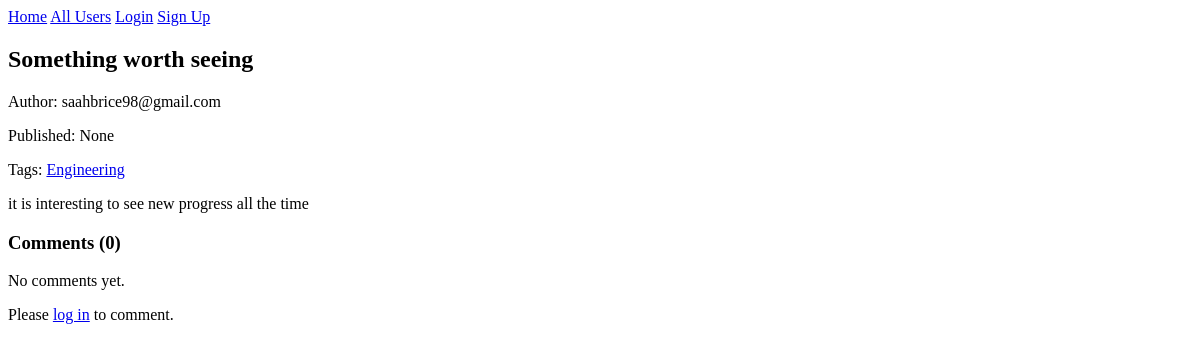
Page /articles/4/ on the earlier database version.
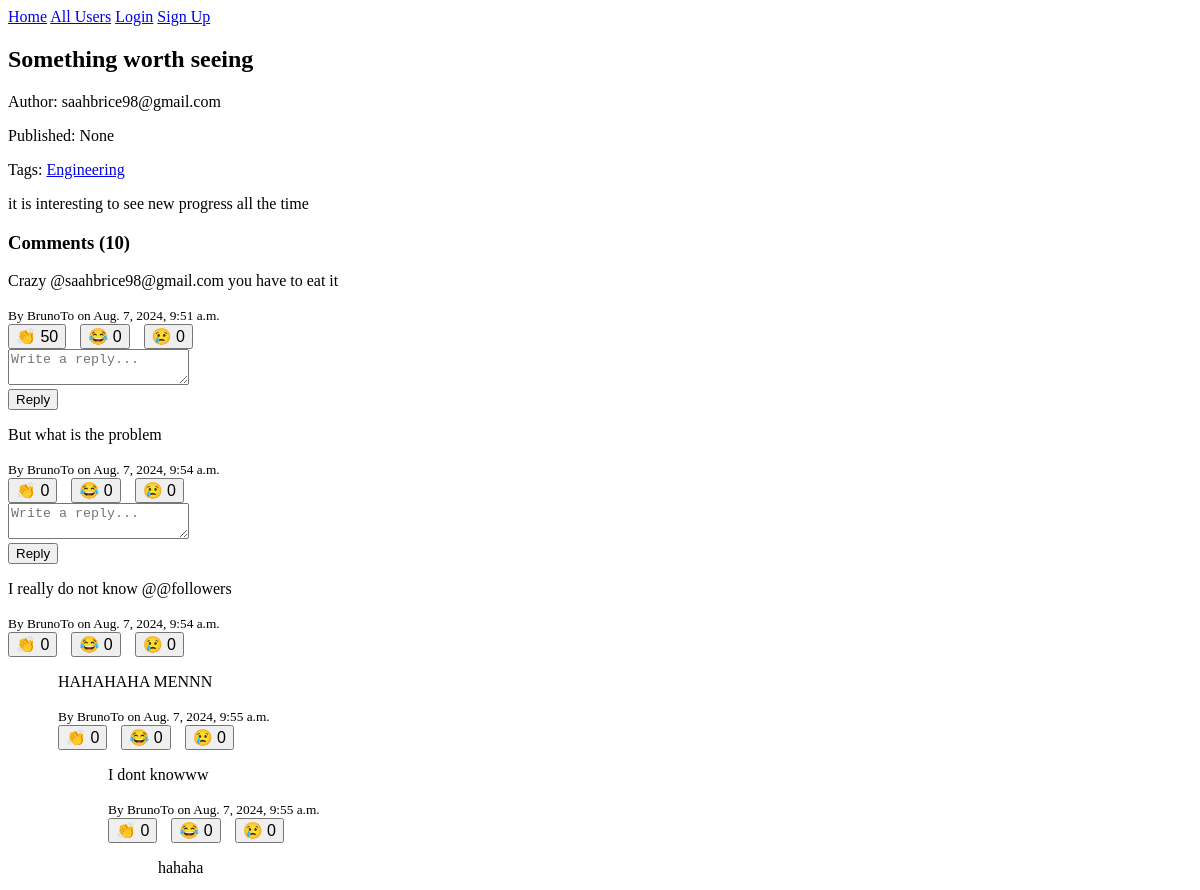
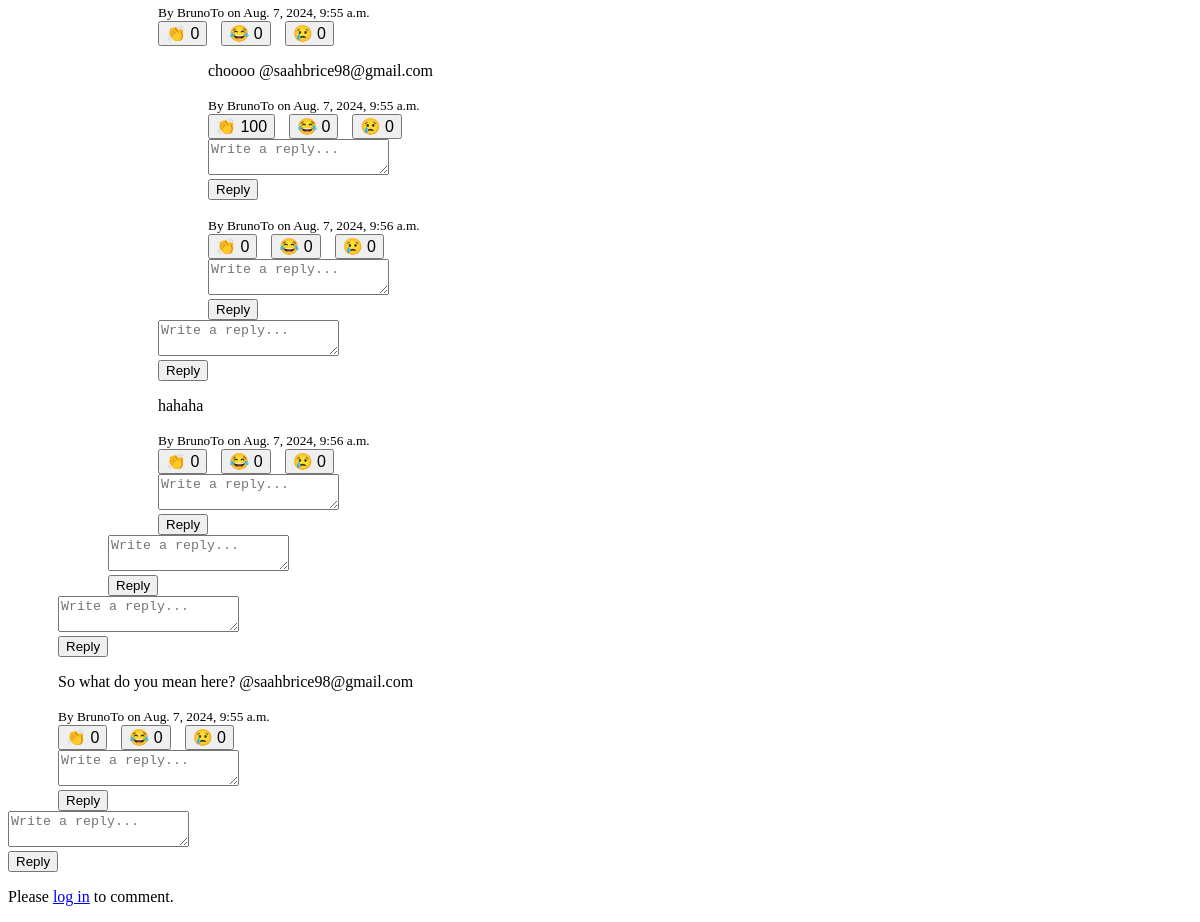
Same page on the later database version (2 pictures, top to bottom).
### articles/models.py (models this page shows, shortened)
class Article(models.Model):
    title = models.CharField(max_length=200)
    content = models.TextField()
    author = models.ForeignKey(settings.AUTH_USER_MODEL, on_delete=models.CASCADE)
    created_at = models.DateTimeField(auto_now_add=True)
    updated_at = models.DateTimeField(auto_now=True)
    published_at = models.DateTimeField(null=True, blank=True)
    status = models.CharField(max_length=10, choices=[('draft', 'Draft'), ('published', 'Published')], default='draft')
    language = models.CharField(max_length=2, choices=[('EN', 'English'), ('FR', 'French')])
    tags = TaggableManager()
    bookmarks = models.ManyToManyField(settings.AUTH_USER_MODEL, related_name='bookmarked_articles', blank=True)
    @property
    def comment_count(self):
        return self.comments.count()

class Comment(models.Model):
    article = models.ForeignKey(Article, on_delete=models.CASCADE, related_name='comments')
    author = models.ForeignKey(settings.AUTH_USER_MODEL, on_delete=models.CASCADE)
    content = models.TextField()
    created_at = models.DateTimeField(auto_now_add=True)
    parent = models.ForeignKey('self', null=True, blank=True, on_delete=models.CASCADE, related_name='replies')
    mentioned_users = models.ManyToManyField(settings.AUTH_USER_MODEL, through='Mention', related_name='mentioned_in')
    @property
    def clap_count(self):
        return self.reactions.filter(reaction_type='clap').aggregate(total=models.Sum('count'))['total'] or 0
    @property
    def laugh_count(self):
        return self.reactions.filter(reaction_type='laugh').aggregate(total=models.Sum('count'))['total'] or 0
    @property
    def sad_count(self):
        return self.reactions.filter(reaction_type='sad').aggregate(total=models.Sum('count'))['total'] or 0

### users/models.py (models this page shows, shortened)
class User(AbstractUser):
    bio = models.TextField(max_length=500, blank=True)
    profile_picture = models.ImageField(upload_to='profile_pics/', blank=True, null=True)
    date_joined = models.DateTimeField(auto_now_add=True)
    location = models.CharField(max_length=100, blank=True)
    website = models.URLField(max_length=200, blank=True)
    following = models.ManyToManyField('self', symmetrical=False, related_name='followers')
    blocked_users = models.ManyToManyField('self', symmetrical=False, related_name='blocked_by')
    is_verified = models.BooleanField(default=False)
    is_premium = models.BooleanField(default=False)
    @property
    def is_writer(self):
        article_count = self.article_set.count()
        follower_count = self.followers.count()
        if article_count >= 12 and follower_count >= 5:
            total_reactions = sum(
                article.reactions.aggregate(total=Sum('count'))['total'] or 0
                for article in self.article_set.all()
            )
            return total_reactions >= 1000
        return False

### articles/views.py (the view, shortened to what this page needs)
# urls.py: path('<int:pk>/', ArticleDetailView.as_view(), name='article_detail'),
class ArticleDetailView(DetailView):
    model = Article
    template_name = 'articles/article_detail.html'
    context_object_name = 'article'
    def get_context_data(self, **kwargs):
        context = super().get_context_data(**kwargs)
        return context

### articles/templatetags/article_tags.py (called while the page is built)
@register.filter
def get_comment_reaction_count(Comment, reaction_type):
    return getattr(Comment, f"{reaction_type}_count")

@register.filter
def split(value, key):
    return value.split(key)

### articles/templatetags/comment_tags.py (called while the page is built)
@register.filter
def render_mentions(value):
    mention_pattern = r'@(\w+)'
    def replace_mention(match):
        username = match.group(1)
        if username == 'followers':
            return '@followers'
        user = User.objects.filter(username=username).first()
        if user:
            url = reverse('user_profile', kwargs={'username': username})
            return f'<a href="{url}">@{username}</a>'
        return f'@{username}'
    return mark_safe(re.sub(mention_pattern, replace_mention, value))

### templates/articles/article_detail.html (shortened to what this page needs)
{% extends "base.html" %}
{% load static %}
{% load article_tags %}
{% load comment_tags %}
{% block extra_css %}
<link rel="stylesheet" href="{% static 'css/reaction.css' %}">
<link rel="stylesheet" href="{% static 'css/tribute.css' %}">
{% endblock %}
{% block content %}
<h2>{{ article.title }}</h2>
<p>Author: {{ article.author.username }}
    </p>
<p>Published: {{ article.published_at }}</p>
<p>Tags: {% for tag in article.tags.all %}
    <a href="{% url 'article_by_tag' tag.slug %}">{{ tag.name }}</a>{% if not forloop.last %}, {% endif %}
{% endfor %}</p>
<div>{{ article.content }}</div>
<h3>Comments (<span id="comment-count">{{ article.comment_count }}</span>)</h3>
<div id="comments-section">
{% for comment in article.comments.all %}
    {% if not comment.parent %}
        {% include "articles/comment.html" with comment=comment %}
    {% endif %}
{% empty %}
    <p>No comments yet.</p>
{% endfor %}
</div>
{% if user.is_authenticated %}
    <button id="followAuthorBtn" data-author-id="{{ article.author.id }}">
        {% if is_following %}Unfollow{% else %}Follow{% endif %} Author
    </button>
    <button id="bookmarkBtn" data-article-id="{{ article.id }}">
        {% if is_bookmarked %}Remove Bookmark{% else %}Bookmark{% endif %}
    </button>
    <div class="reactions">
        {% for reaction_type in "clap,sad,laugh"|split:"," %}
            <div class="reaction-container">
                <button class="reaction-btn" data-type="{{ reaction_type }}" data-article-id="{{ article.id }}">
                    {% if reaction_type == "clap" %}👏
                    {% elif reaction_type == "sad" %}😢
                    {% elif reaction_type == "laugh" %}😂
                    {% endif %}
                    <span id="{{ reaction_type }}-count">{{ article|get_reaction_count:reaction_type }}</span>
                </button>
                <div class="reaction-options" style="display:none;">
                    <button class="reaction-amount" data-amount="10">+10</button>
                    <button class="reaction-amount" data-amount="50">+50</button>
                    <button class="reaction-amount" data-amount="100">+100</button>
                </div>
            </div>
        {% endfor %}
    </div>
    <h4>Add a comment</h4>
    <form method="post" action="{% url 'comment_create' article.pk %}" id="comment-form">
        {% csrf_token %}
        {{ comment_form.content }}
        <div id="mention-autocomplete"></div>
        <button type="submit">Submit Comment</button>
    </form>
{% else %}
    <p>Please <a href="{% url 'account_login' %}">log in</a> to comment.</p>
{% endif %}
{% endblock %}

### templates/base.html (shortened to what this page needs)
<!DOCTYPE html>
{% load static %}
<html>
<head>
    {% block extra_css %}{% endblock %}
</head>
<body>
    <header>
        <nav>
            <a href="{% url 'article_list' %}">Home</a>
            <a href="{% url 'user_list' %}">All Users</a>
            {% if user.is_authenticated %}
                <form method="get" action="{% url 'search' %}">
                    <input type="text" name="q" placeholder="Search articles">
                    <button type="submit">Search</button>
                </form>
                <a href="{% url 'notification_list' %}">Notifications ({{ user.unread_notifications_count }})</a>
                <a href="{% url 'activity_feed' %}">Activity Feed</a>
                <a href="{% url 'following_list' %}">Following</a>
                <a href="{% url 'followers_list' %}">Followers</a>
                <a href="{% url 'user_profile' user.username %}">Profile</a>
                <a href="{% url 'account_logout' %}">Logout</a>
            {% else %}
                <a href="{% url 'account_login' %}">Login</a>
                <a href="{% url 'account_signup' %}">Sign Up</a>
            {% endif %}
        </nav>
    </header>
    <main>
        {% block content %}
        {% endblock %}
    </main>
</body>
</html>

### templates/articles/comment.html (shortened to what this page needs)
{% load comment_tags %}
{% load article_tags %}
<div class="comment" id="comment-{{ comment.id }}">
    <p>{{ comment.content|render_mentions }}</p>
    <small>By {{ comment.author.username }} on {{ comment.created_at }}</small>
    <div class="comment-reactions" data-comment-id="{{ comment.id }}">
        {% for reaction_type in "clap,laugh,sad"|split:"," %}
            <div class="comment-reaction-container">
                <button class="comment-reaction" data-type="{{ reaction_type }}" data-comment-id="{{ comment.id }}">
                    {% if reaction_type == "clap" %}👏
                    {% elif reaction_type == "laugh" %}😂
                    {% elif reaction_type == "sad" %}😢
                    {% endif %}
                    <span class="{{ reaction_type }}-count">{{ comment|get_comment_reaction_count:reaction_type }}</span>
                </button>
            </div>
        {% endfor %}
    </div>
    <div class="replies" style="margin-left: 50px;">
        {% for reply in comment.replies.all %}
            {% include "articles/comment.html" with comment=reply %}
        {% endfor %}
    </div>
    <form method="post" action="{% url 'add_reply' comment.id %}" class="reply-form">
        <textarea name="content" placeholder="Write a reply..." class="mention-input"></textarea>
        <button type="submit">Reply</button>
    </form>
</div>

### static/css/reaction.css (style rules this page uses)
.comment-reaction-container { display: inline-block; position: relative; margin-right: 10px; }
.comment-reaction { font-size: 16px; cursor: pointer; }

Differences in the rows shown:
computed for Article "Something worth seeing": comment_count "0" → "10"
added Comment: content|render_mentions "Crazy @saahbrice98@gmail.com you have to eat it", author.username "BrunoTo", created_at "Aug. 7, 2024, 9:51 a.m.", id "50" "0" "0", shown under "Comments (10)"
added Comment: content|render_mentions "But what is the problem", author.username "BrunoTo", created_at "Aug. 7, 2024, 9:54 a.m.", id "0" "0" "0", shown under "Comments (10)"
added Comment: content|render_mentions "I really do not know @@followers", author.username "BrunoTo", created_at "Aug. 7, 2024, 9:54 a.m.", id "0" "0" "0", shown under "Comments (10)"
added Comment: content|render_mentions "HAHAHAHA MENNN", author.username "BrunoTo", created_at "Aug. 7, 2024, 9:55 a.m.", id "0" "0" "0", shown under "I really do not know @@followers"
added Comment: content|render_mentions "I dont knowww", author.username "BrunoTo", created_at "Aug. 7, 2024, 9:55 a.m.", id "0" "0" "0", shown under "HAHAHAHA MENNN"
added Comment: content|render_mentions "hahaha", author.username "BrunoTo", created_at "Aug. 7, 2024, 9:55 a.m.", id "0" "0" "0", shown under "I dont knowww"
added Comment: content|render_mentions "choooo @saahbrice98@gmail.com", author.username "BrunoTo", created_at "Aug. 7, 2024, 9:55 a.m.", id "100" "0" "0", shown under "hahaha"
added Comment: author.username "BrunoTo", created_at "Aug. 7, 2024, 9:56 a.m.", id "0" "0" "0", shown under "hahaha"
added Comment: content|render_mentions "hahaha", author.username "BrunoTo", created_at "Aug. 7, 2024, 9:56 a.m.", id "0" "0" "0", shown under "I dont knowww"
added Comment: content|render_mentions "So what do you mean here? @saahbrice98@gmail.com", author.username "BrunoTo", created_at "Aug. 7, 2024, 9:55 a.m.", id "0" "0" "0", shown under "I really do not know @@followers"
Other differences:
text no longer shown: "No comments yet."
